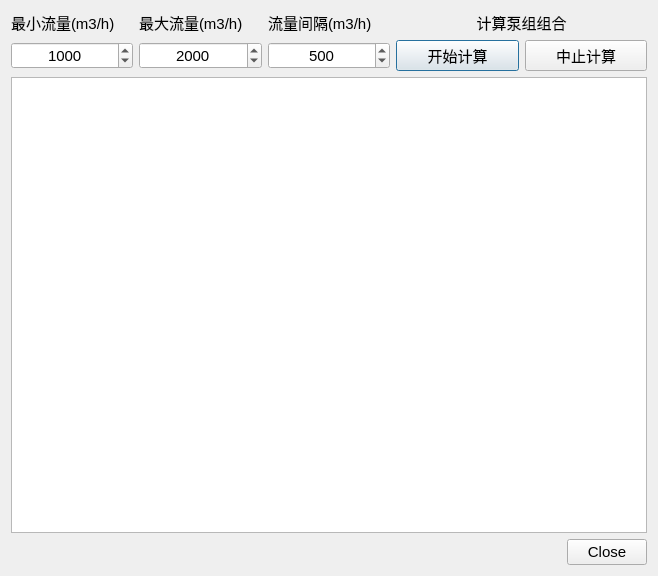
<?xml version="1.0" encoding="UTF-8"?>
<ui version="4.0">
 <class>CPumpSystemCalculator</class>
 <widget class="QDialog" name="CPumpSystemCalculator">
  <property name="geometry">
   <rect>
    <x>0</x>
    <y>0</y>
    <width>658</width>
    <height>576</height>
   </rect>
  </property>
  <property name="font">
   <font>
    <pointsize>11</pointsize>
   </font>
  </property>
  <property name="windowTitle">
   <string>泵组计算工具</string>
  </property>
  <layout class="QGridLayout" name="gridLayout_2">
   <item row="0" column="0">
    <layout class="QGridLayout" name="gridLayout">
     <item row="0" column="0">
      <widget class="QLabel" name="label">
       <property name="font">
        <font>
         <pointsize>11</pointsize>
        </font>
       </property>
       <property name="text">
        <string>最小流量(m3/h)</string>
       </property>
      </widget>
     </item>
     <item row="0" column="1">
      <widget class="QLabel" name="label_2">
       <property name="font">
        <font>
         <pointsize>11</pointsize>
        </font>
       </property>
       <property name="text">
        <string>最大流量(m3/h)</string>
       </property>
      </widget>
     </item>
     <item row="0" column="2">
      <widget class="QLabel" name="label_3">
       <property name="font">
        <font>
         <pointsize>11</pointsize>
        </font>
       </property>
       <property name="text">
        <string>流量间隔(m3/h)</string>
       </property>
      </widget>
     </item>
     <item row="0" column="3" colspan="2">
      <widget class="QLabel" name="label_4">
       <property name="font">
        <font>
         <pointsize>11</pointsize>
        </font>
       </property>
       <property name="text">
        <string>计算泵组组合</string>
       </property>
       <property name="alignment">
        <set>Qt::AlignCenter</set>
       </property>
      </widget>
     </item>
     <item row="1" column="0">
      <widget class="QDoubleSpinBox" name="minFlow">
       <property name="font">
        <font>
         <pointsize>11</pointsize>
        </font>
       </property>
       <property name="alignment">
        <set>Qt::AlignCenter</set>
       </property>
       <property name="decimals">
        <number>0</number>
       </property>
       <property name="maximum">
        <double>100000.000000000000000</double>
       </property>
       <property name="value">
        <double>1000.000000000000000</double>
       </property>
      </widget>
     </item>
     <item row="1" column="1">
      <widget class="QDoubleSpinBox" name="maxFlow">
       <property name="font">
        <font>
         <pointsize>11</pointsize>
        </font>
       </property>
       <property name="alignment">
        <set>Qt::AlignCenter</set>
       </property>
       <property name="decimals">
        <number>0</number>
       </property>
       <property name="minimum">
        <double>1.000000000000000</double>
       </property>
       <property name="maximum">
        <double>100000.000000000000000</double>
       </property>
       <property name="value">
        <double>2000.000000000000000</double>
       </property>
      </widget>
     </item>
     <item row="1" column="2">
      <widget class="QDoubleSpinBox" name="flowStep">
       <property name="font">
        <font>
         <pointsize>11</pointsize>
        </font>
       </property>
       <property name="alignment">
        <set>Qt::AlignCenter</set>
       </property>
       <property name="decimals">
        <number>0</number>
       </property>
       <property name="minimum">
        <double>1.000000000000000</double>
       </property>
       <property name="maximum">
        <double>100000.000000000000000</double>
       </property>
       <property name="value">
        <double>500.000000000000000</double>
       </property>
      </widget>
     </item>
     <item row="1" column="3">
      <widget class="QPushButton" name="startCalculate">
       <property name="font">
        <font>
         <pointsize>11</pointsize>
        </font>
       </property>
       <property name="text">
        <string>开始计算</string>
       </property>
      </widget>
     </item>
     <item row="1" column="4">
      <widget class="QPushButton" name="terminateCalculate">
       <property name="font">
        <font>
         <pointsize>11</pointsize>
        </font>
       </property>
       <property name="text">
        <string>中止计算</string>
       </property>
      </widget>
     </item>
    </layout>
   </item>
   <item row="1" column="0">
    <widget class="QTextEdit" name="system_description_display"/>
   </item>
   <item row="2" column="0">
    <widget class="QDialogButtonBox" name="buttonBox">
     <property name="orientation">
      <enum>Qt::Horizontal</enum>
     </property>
     <property name="standardButtons">
      <set>QDialogButtonBox::Close</set>
     </property>
    </widget>
   </item>
  </layout>
 </widget>
 <resources/>
 <connections>
  <connection>
   <sender>buttonBox</sender>
   <signal>accepted()</signal>
   <receiver>CPumpSystemCalculator</receiver>
   <slot>accept()</slot>
   <hints>
    <hint type="sourcelabel">
     <x>248</x>
     <y>254</y>
    </hint>
    <hint type="destinationlabel">
     <x>157</x>
     <y>274</y>
    </hint>
   </hints>
  </connection>
  <connection>
   <sender>buttonBox</sender>
   <signal>rejected()</signal>
   <receiver>CPumpSystemCalculator</receiver>
   <slot>reject()</slot>
   <hints>
    <hint type="sourcelabel">
     <x>316</x>
     <y>260</y>
    </hint>
    <hint type="destinationlabel">
     <x>286</x>
     <y>274</y>
    </hint>
   </hints>
  </connection>
 </connections>
</ui>
